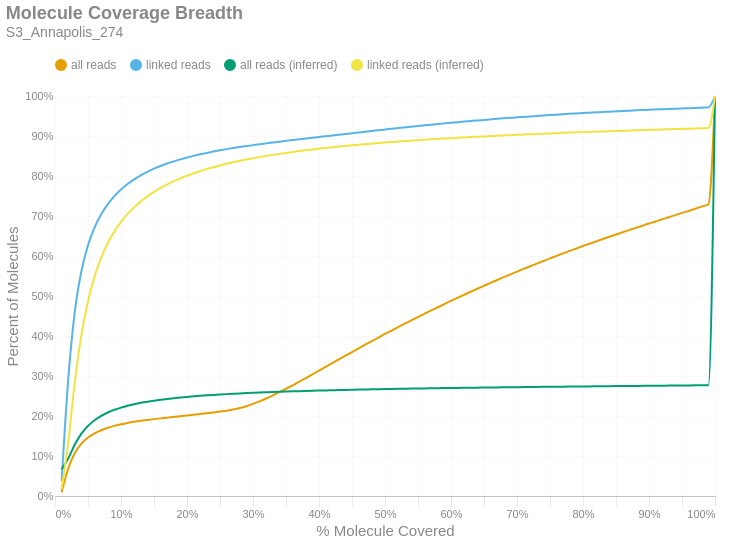

The notebook cell this image was saved under:
### Markdown cell above
### Molecule Read Coverage
This chart shows molecule coverage breadth as computed by the number of bases aligned to that molecule. In other words, "*how much of each unique long molecule is actually sequenced/aligned?*" Keep in mind there is a distinction between sequences and alignments, since some sequences belonging to a particular molecule may not align well and wouldn't appear in the alignment data. This chart also shows molecule coverage breadth as computed by the *inferred fragment* from which the aligned sequences originate. Unlike read coverage, this calculation takes into account the total insert size, including unsequenced gaps between the forward and reverse reads. Like the previous figures, these are cumulative percents.

### Code cell
if SKIPLR:
    print_html(f"Skipped")
else:
    binned_df = consolidated_hist(valids['coverage_bp'], mask, 0.01, True)
    binned_df_inf = consolidated_hist(valids['coverage_inserts'], mask, 0.01, True)
    binned_df = binned_df.with_columns(pl.lit(binned_df_inf['all reads (cumsum)']).alias('all reads (inferred)'))
    binned_df = binned_df.with_columns(pl.lit(binned_df_inf['linked reads (cumsum)']).alias('linked reads (inferred)'))
    binned_df = binned_df.with_columns(
        (pl.col('bin').cast(pl.Float64) + 0.01).alias('right_edge')
    )

    with SafeRender(binned_df):
        (
            density_plot(binned_df, 'Molecule Coverage Breadth', samplename, 'molcov', ['all reads (inferred)','linked reads (inferred)'])
            .encode(
                #x=alt.X('bin:Q', title="% Molecule Covered").axis(format = '%').scale(padding=0),
                x=alt.X('right_edge:Q', title="% Molecule Covered").axis(format='%').scale(padding=0),
                y=alt.Y('value:Q', title='Percent of Molecules')
                    .axis(format='%')
                    .stack(False)
                    .scale(domainMin=0, padding=0),
                color=alt.Color("key:N").scale(domain = ["all reads", "linked reads", "all reads (inferred)", "linked reads (inferred)"]),
                tooltip = [
                    alt.Tooltip("key:N", title = "Data Type"),
                    alt.Tooltip("range_label:N", title="% Molecule Covered"),
                    alt.Tooltip("value:Q", format = ".2%", title="% Molecules")
                ]
            )
        ).display()

### Figure 1 — Vega-Lite specification as saved in the notebook (floating-point values rounded to 4 significant figures)
{"width": "container", "height": 400, "config": {"title": {"anchor": "start", "dy": -15, "fontSize": 18, "color": "#888888", "subtitleColor": "#888888", "subtitleFontSize": 14}, "arc": {"fill": "#0072B2"}, "axis": {"domainColor": "#888888", "domainWidth": 0.5, "gridWidth": 0.2, "grid": false, "titleFontWeight": 400, "titleFontSize": 15, "labelFontSize": 11, "labelColor": "#888888", "tickColor": "#888888", "tickWidth": 0.2, "titleColor": "#888888"}, "axisBand": {"grid": false}, "axisX": {"grid": true, "tickSize": 10, "domainCap": "round"}, "axisY": {"domain": false, "grid": true, "tickSize": 0, "domainCap": "round"}, "background": "transparent", "header": {"labelFontSize": 15, "labelColor": "#888888", "titleFontSize": 15, "titleFontWeight": 600, "titleColor": "#888888"}, "legend": {"labelFont": "sans-serif", "labelFontSize": 12, "labelColor": "#888888", "symbolSize": 100, "symbolType": "circle", "titleFontSize": 12, "titlePadding": 10, "titleColor": "#888888", "title": null, "orient": "top"}, "range": {"category": ["#E69F00", "#56B4E9", "#009E73", "#F0E442", "#0072B2", "#D55E00", "#CC79A7", "#000000"], "diverging": ["#cfe8f3", "#a2d4ec", "#73bfe2", "#46abdb", "#1696d2", "#12719e"]}, "area": {"fill": "#0072B2", "fillOpacity": 0.7, "line": true, "strokeOpacity": 0.7}, "line": {"color": "#0072B2", "stroke": "#0072B2", "strokeWidth": 2}, "trail": {"color": "#0072B2", "stroke": "#0072B2", "strokeWidth": 0, "size": 1}, "point": {"filled": true, "fillOpacity": 1.0, "size": 95}, "text": {"color": "#888888", "fontSize": 11, "align": "right", "fontWeight": 400, "size": 11}, "bar": {"fill": "#0072B2", "stroke": null}, "view": {"stroke": null, "continuousWidth": 660, "continuousHeight": 400}}, "data": {"name": "data-f72c4fe2169bc72475174f3de5e00e15"}, "mark": {"type": "line", "interpolate": "monotone", "point": {"opacity": 0, "size": 275}}, "encoding": {"color": {"field": "key", "scale": {"domain": ["all reads", "linked reads", "all reads (inferred)", "linked reads (inferred)"]}, "type": "nominal"}, "tooltip": [{"field": "key", "title": "Data Type", "type": "nominal"}, {"field": "range_label", "title": "% Molecule Covered", "type": "nominal"}, {"field": "value", "format": ".2%", "title": "% Molecules", "type": "quantitative"}], "x": {"axis": {"format": "%"}, "field": "right_edge", "scale": {"padding": 0}, "title": "% Molecule Covered", "type": "quantitative"}, "y": {"axis": {"format": "%"}, "field": "value", "scale": {"domainMin": 0, "padding": 0}, "stack": false, "title": "Percent of Molecules", "type": "quantitative"}}, "params": [{"name": "param_c36ac31b6afebe62", "select": {"type": "point", "fields": ["key"]}, "bind": "legend"}], "title": {"text": "Molecule Coverage Breadth", "subtitle": "S3_Annapolis_274"}, "transform": [{"fold": ["all reads (cumsum)", "linked reads (cumsum)", "all reads (inferred)", "linked reads (inferred)"]}, {"calculate": "replace(datum.key, ' (cumsum)', '')", "as": "key"}, {"filter": {"param": "param_c36ac31b6afebe62"}}], "usermeta": {"embedOptions": {"downloadFileName": "S3_Annapolis_274.molcov"}}, "$schema": "https://vega.github.io/schema/vega-lite/v6.1.0.json", "datasets": {"data-f72c4fe2169bc72475174f3de5e00e15": [{"bin": "0.0", "interval": "0.0-0.01", "all reads": 0.009127, "linked reads": 0.03684, "all reads (cumsum)": 0.009127, "linked reads (cumsum)": 0.03684, "range_label": "0.0-0.01", "all reads (inferred)": 0.06634, "linked reads (inferred)": 0.0178, "right_edge": 0.01}, {"bin": "0.01", "interval": "0.01-0.02", "all reads": 0.05901, "linked reads": 0.2538, "all reads (cumsum)": 0.06814, "linked reads (cumsum)": 0.2906, "range_label": "0.01-0.02", "all reads (inferred)": 0.09366, "linked reads (inferred)": 0.1337, "right_edge": 0.02}, {"bin": "0.02", "interval": "0.02-0.03", "all reads": 0.0394, "linked reads": 0.1701, "all reads (cumsum)": 0.1075, "linked reads (cumsum)": 0.4608, "range_label": "0.02-0.03", "all reads (inferred)": 0.1286, "linked reads (inferred)": 0.2849, "right_edge": 0.03}, {"bin": "0.03", "interval": "0.03-0.04", "all reads": 0.02353, "linked reads": 0.1011, "all reads (cumsum)": 0.1311, "linked reads (cumsum)": 0.5619, "range_label": "0.03-0.04", "all reads (inferred)": 0.1558, "linked reads (inferred)": 0.4027, "right_edge": 0.04}, {"bin": "0.04", "interval": "0.04-0.05", "all reads": 0.01517, "linked reads": 0.06494, "all reads (cumsum)": 0.1462, "linked reads (cumsum)": 0.6268, "range_label": "0.04-0.05", "all reads (inferred)": 0.1752, "linked reads (inferred)": 0.487, "right_edge": 0.05}, {"bin": "0.05", "interval": "0.05-0.06", "all reads": 0.01054, "linked reads": 0.04488, "all reads (cumsum)": 0.1568, "linked reads (cumsum)": 0.6717, "range_label": "0.05-0.06", "all reads (inferred)": 0.1895, "linked reads (inferred)": 0.5492, "right_edge": 0.06}, {"bin": "0.06", "interval": "0.06-0.07", "all reads": 0.007716, "linked reads": 0.0327, "all reads (cumsum)": 0.1645, "linked reads (cumsum)": 0.7044, "range_label": "0.06-0.07", "all reads (inferred)": 0.2004, "linked reads (inferred)": 0.5961, "right_edge": 0.07}, {"bin": "0.07", "interval": "0.07-0.08", "all reads": 0.005983, "linked reads": 0.02529, "all reads (cumsum)": 0.1705, "linked reads (cumsum)": 0.7297, "range_label": "0.07-0.08", "all reads (inferred)": 0.2088, "linked reads (inferred)": 0.6327, "right_edge": 0.08}, {"bin": "0.08", "interval": "0.08-0.09", "all reads": 0.004802, "linked reads": 0.02017, "all reads (cumsum)": 0.1753, "linked reads (cumsum)": 0.7498, "range_label": "0.08-0.09", "all reads (inferred)": 0.2155, "linked reads (inferred)": 0.6616, "right_edge": 0.09}, {"bin": "0.09", "interval": "0.09-0.1", "all reads": 0.003985, "linked reads": 0.01655, "all reads (cumsum)": 0.1793, "linked reads (cumsum)": 0.7664, "range_label": "0.09-0.1", "all reads (inferred)": 0.221, "linked reads (inferred)": 0.6852, "right_edge": 0.1}, {"bin": "0.1", "interval": "0.1-0.11", "all reads": 0.00332, "linked reads": 0.01366, "all reads (cumsum)": 0.1826, "linked reads (cumsum)": 0.7801, "range_label": "0.1-0.11", "all reads (inferred)": 0.2256, "linked reads (inferred)": 0.7052, "right_edge": 0.11}, {"bin": "0.11", "interval": "0.11-0.12", "all reads": 0.00286, "linked reads": 0.01167, "all reads (cumsum)": 0.1854, "linked reads (cumsum)": 0.7917, "range_label": "0.11-0.12", "all reads (inferred)": 0.2295, "linked reads (inferred)": 0.722, "right_edge": 0.12}, {"bin": "0.12", "interval": "0.12-0.13", "all reads": 0.002514, "linked reads": 0.0101, "all reads (cumsum)": 0.188, "linked reads (cumsum)": 0.8018, "range_label": "0.12-0.13", "all reads (inferred)": 0.2329, "linked reads (inferred)": 0.7366, "right_edge": 0.13}, {"bin": "0.13", "interval": "0.13-0.14", "all reads": 0.002214, "linked reads": 0.008732, "all reads (cumsum)": 0.1902, "linked reads (cumsum)": 0.8106, "range_label": "0.13-0.14", "all reads (inferred)": 0.2358, "linked reads (inferred)": 0.7492, "right_edge": 0.14}, {"bin": "0.14", "interval": "0.14-0.15", "all reads": 0.002017, "linked reads": 0.007681, "all reads (cumsum)": 0.1922, "linked reads (cumsum)": 0.8182, "range_label": "0.14-0.15", "all reads (inferred)": 0.2384, "linked reads (inferred)": 0.7603, "right_edge": 0.15}, {"bin": "0.15", "interval": "0.15-0.16", "all reads": 0.001886, "linked reads": 0.006842, "all reads (cumsum)": 0.1941, "linked reads (cumsum)": 0.8251, "range_label": "0.15-0.16", "all reads (inferred)": 0.2407, "linked reads (inferred)": 0.7703, "right_edge": 0.16}, {"bin": "0.16", "interval": "0.16-0.17", "all reads": 0.001803, "linked reads": 0.006054, "all reads (cumsum)": 0.1959, "linked reads (cumsum)": 0.8311, "range_label": "0.16-0.17", "all reads (inferred)": 0.2427, "linked reads (inferred)": 0.779, "right_edge": 0.17}, {"bin": "0.17", "interval": "0.17-0.18", "all reads": 0.001791, "linked reads": 0.0055, "all reads (cumsum)": 0.1977, "linked reads (cumsum)": 0.8366, "range_label": "0.17-0.18", "all reads (inferred)": 0.2446, "linked reads (inferred)": 0.787, "right_edge": 0.18}, {"bin": "0.18", "interval": "0.18-0.19", "all reads": 0.001798, "linked reads": 0.004945, "all reads (cumsum)": 0.1995, "linked reads (cumsum)": 0.8416, "range_label": "0.18-0.19", "all reads (inferred)": 0.2463, "linked reads (inferred)": 0.7942, "right_edge": 0.19}, {"bin": "0.19", "interval": "0.19-0.2", "all reads": 0.001819, "linked reads": 0.00455, "all reads (cumsum)": 0.2013, "linked reads (cumsum)": 0.8461, "range_label": "0.19-0.2", "all reads (inferred)": 0.2478, "linked reads (inferred)": 0.8008, "right_edge": 0.2}, {"bin": "0.2", "interval": "0.2-0.21", "all reads": 0.001816, "linked reads": 0.00416, "all reads (cumsum)": 0.2031, "linked reads (cumsum)": 0.8503, "range_label": "0.2-0.21", "all reads (inferred)": 0.2492, "linked reads (inferred)": 0.8068, "right_edge": 0.21}, {"bin": "0.21", "interval": "0.21-0.22", "all reads": 0.001858, "linked reads": 0.003894, "all reads (cumsum)": 0.205, "linked reads (cumsum)": 0.8542, "range_label": "0.21-0.22", "all reads (inferred)": 0.2504, "linked reads (inferred)": 0.8122, "right_edge": 0.22}, {"bin": "0.22", "interval": "0.22-0.23", "all reads": 0.001883, "linked reads": 0.003561, "all reads (cumsum)": 0.2068, "linked reads (cumsum)": 0.8578, "range_label": "0.22-0.23", "all reads (inferred)": 0.2517, "linked reads (inferred)": 0.8174, "right_edge": 0.23}, {"bin": "0.23", "interval": "0.23-0.24", "all reads": 0.002007, "linked reads": 0.003385, "all reads (cumsum)": 0.2088, "linked reads (cumsum)": 0.8611, "range_label": "0.23-0.24", "all reads (inferred)": 0.2527, "linked reads (inferred)": 0.822, "right_edge": 0.24}, {"bin": "0.24", "interval": "0.24-0.25", "all reads": 0.002165, "linked reads": 0.00318, "all reads (cumsum)": 0.211, "linked reads (cumsum)": 0.8643, "range_label": "0.24-0.25", "all reads (inferred)": 0.2538, "linked reads (inferred)": 0.8264, "right_edge": 0.25}, {"bin": "0.25", "interval": "0.25-0.26", "all reads": 0.002248, "linked reads": 0.002874, "all reads (cumsum)": 0.2133, "linked reads (cumsum)": 0.8672, "range_label": "0.25-0.26", "all reads (inferred)": 0.2547, "linked reads (inferred)": 0.8304, "right_edge": 0.26}, {"bin": "0.26", "interval": "0.26-0.27", "all reads": 0.00284, "linked reads": 0.002685, "all reads (cumsum)": 0.2161, "linked reads (cumsum)": 0.8699, "range_label": "0.26-0.27", "all reads (inferred)": 0.2556, "linked reads (inferred)": 0.8342, "right_edge": 0.27}, {"bin": "0.27", "interval": "0.27-0.28", "all reads": 0.003725, "linked reads": 0.002528, "all reads (cumsum)": 0.2198, "linked reads (cumsum)": 0.8724, "range_label": "0.27-0.28", "all reads (inferred)": 0.2565, "linked reads (inferred)": 0.838, "right_edge": 0.28}, {"bin": "0.28", "interval": "0.28-0.29", "all reads": 0.004684, "linked reads": 0.002417, "all reads (cumsum)": 0.2245, "linked reads (cumsum)": 0.8748, "range_label": "0.28-0.29", "all reads (inferred)": 0.2572, "linked reads (inferred)": 0.8413, "right_edge": 0.29}, {"bin": "0.29", "interval": "0.29-0.3", "all reads": 0.005668, "linked reads": 0.002366, "all reads (cumsum)": 0.2302, "linked reads (cumsum)": 0.8772, "range_label": "0.29-0.3", "all reads (inferred)": 0.258, "linked reads (inferred)": 0.8445, "right_edge": 0.3}, {"bin": "0.3", "interval": "0.3-0.31", "all reads": 0.006374, "linked reads": 0.002199, "all reads (cumsum)": 0.2365, "linked reads (cumsum)": 0.8794, "range_label": "0.3-0.31", "all reads (inferred)": 0.2587, "linked reads (inferred)": 0.8474, "right_edge": 0.31}, {"bin": "0.31", "interval": "0.31-0.32", "all reads": 0.007158, "linked reads": 0.002199, "all reads (cumsum)": 0.2437, "linked reads (cumsum)": 0.8816, "range_label": "0.31-0.32", "all reads (inferred)": 0.2593, "linked reads (inferred)": 0.8501, "right_edge": 0.32}, {"bin": "0.32", "interval": "0.32-0.33", "all reads": 0.007823, "linked reads": 0.002102, "all reads (cumsum)": 0.2515, "linked reads (cumsum)": 0.8837, "range_label": "0.32-0.33", "all reads (inferred)": 0.2599, "linked reads (inferred)": 0.8528, "right_edge": 0.33}, {"bin": "0.33", "interval": "0.33-0.34", "all reads": 0.008133, "linked reads": 0.00212, "all reads (cumsum)": 0.2597, "linked reads (cumsum)": 0.8858, "range_label": "0.33-0.34", "all reads (inferred)": 0.2605, "linked reads (inferred)": 0.8553, "right_edge": 0.34}, {"bin": "0.34", "interval": "0.34-0.35", "all reads": 0.008431, "linked reads": 0.002001, "all reads (cumsum)": 0.2681, "linked reads (cumsum)": 0.8878, "range_label": "0.34-0.35", "all reads (inferred)": 0.2611, "linked reads (inferred)": 0.8578, "right_edge": 0.35}, {"bin": "0.35", "interval": "0.35-0.36", "all reads": 0.008757, "linked reads": 0.001957, "all reads (cumsum)": 0.2769, "linked reads (cumsum)": 0.8898, "range_label": "0.35-0.36", "all reads (inferred)": 0.2617, "linked reads (inferred)": 0.8601, "right_edge": 0.36}, {"bin": "0.36", "interval": "0.36-0.37", "all reads": 0.008937, "linked reads": 0.001867, "all reads (cumsum)": 0.2858, "linked reads (cumsum)": 0.8916, "range_label": "0.36-0.37", "all reads (inferred)": 0.2622, "linked reads (inferred)": 0.8623, "right_edge": 0.37}, {"bin": "0.37", "interval": "0.37-0.38", "all reads": 0.009113, "linked reads": 0.001992, "all reads (cumsum)": 0.2949, "linked reads (cumsum)": 0.8936, "range_label": "0.37-0.38", "all reads (inferred)": 0.2627, "linked reads (inferred)": 0.8644, "right_edge": 0.38}, {"bin": "0.38", "interval": "0.38-0.39", "all reads": 0.009224, "linked reads": 0.001906, "all reads (cumsum)": 0.3041, "linked reads (cumsum)": 0.8955, "range_label": "0.38-0.39", "all reads (inferred)": 0.2632, "linked reads (inferred)": 0.8664, "right_edge": 0.39}, {"bin": "0.39", "interval": "0.39-0.4", "all reads": 0.009422, "linked reads": 0.001911, "all reads (cumsum)": 0.3135, "linked reads (cumsum)": 0.8974, "range_label": "0.39-0.4", "all reads (inferred)": 0.2636, "linked reads (inferred)": 0.8683, "right_edge": 0.4}, {"bin": "0.4", "interval": "0.4-0.41", "all reads": 0.009202, "linked reads": 0.001895, "all reads (cumsum)": 0.3227, "linked reads (cumsum)": 0.8993, "range_label": "0.4-0.41", "all reads (inferred)": 0.264, "linked reads (inferred)": 0.8702, "right_edge": 0.41}, {"bin": "0.41", "interval": "0.41-0.42", "all reads": 0.009334, "linked reads": 0.001831, "all reads (cumsum)": 0.3321, "linked reads (cumsum)": 0.9012, "range_label": "0.41-0.42", "all reads (inferred)": 0.2644, "linked reads (inferred)": 0.8719, "right_edge": 0.42}, {"bin": "0.42", "interval": "0.42-0.43", "all reads": 0.009384, "linked reads": 0.001911, "all reads (cumsum)": 0.3415, "linked reads (cumsum)": 0.9031, "range_label": "0.42-0.43", "all reads (inferred)": 0.2649, "linked reads (inferred)": 0.8736, "right_edge": 0.43}, {"bin": "0.43", "interval": "0.43-0.44", "all reads": 0.009208, "linked reads": 0.00189, "all reads (cumsum)": 0.3507, "linked reads (cumsum)": 0.905, "range_label": "0.43-0.44", "all reads (inferred)": 0.2652, "linked reads (inferred)": 0.8752, "right_edge": 0.44}, {"bin": "0.44", "interval": "0.44-0.45", "all reads": 0.009297, "linked reads": 0.001953, "all reads (cumsum)": 0.36, "linked reads (cumsum)": 0.9069, "range_label": "0.44-0.45", "all reads (inferred)": 0.2656, "linked reads (inferred)": 0.8767, "right_edge": 0.45}, {"bin": "0.45", "interval": "0.45-0.46", "all reads": 0.009116, "linked reads": 0.001841, "all reads (cumsum)": 0.3691, "linked reads (cumsum)": 0.9088, "range_label": "0.45-0.46", "all reads (inferred)": 0.266, "linked reads (inferred)": 0.8782, "right_edge": 0.46}, {"bin": "0.46", "interval": "0.46-0.47", "all reads": 0.009049, "linked reads": 0.001918, "all reads (cumsum)": 0.3781, "linked reads (cumsum)": 0.9107, "range_label": "0.46-0.47", "all reads (inferred)": 0.2663, "linked reads (inferred)": 0.8797, "right_edge": 0.47}, {"bin": "0.47", "interval": "0.47-0.48", "all reads": 0.009085, "linked reads": 0.001913, "all reads (cumsum)": 0.3872, "linked reads (cumsum)": 0.9126, "range_label": "0.47-0.48", "all reads (inferred)": 0.2666, "linked reads (inferred)": 0.881, "right_edge": 0.48}, {"bin": "0.48", "interval": "0.48-0.49", "all reads": 0.008605, "linked reads": 0.001831, "all reads (cumsum)": 0.3958, "linked reads (cumsum)": 0.9144, "range_label": "0.48-0.49", "all reads (inferred)": 0.267, "linked reads (inferred)": 0.8824, "right_edge": 0.49}, {"bin": "0.49", "interval": "0.49-0.5", "all reads": 0.009511, "linked reads": 0.001892, "all reads (cumsum)": 0.4053, "linked reads (cumsum)": 0.9163, "range_label": "0.49-0.5", "all reads (inferred)": 0.2673, "linked reads (inferred)": 0.8837, "right_edge": 0.5}, {"bin": "0.5", "interval": "0.5-0.51", "all reads": 0.008049, "linked reads": 0.001765, "all reads (cumsum)": 0.4134, "linked reads (cumsum)": 0.9181, "range_label": "0.5-0.51", "all reads (inferred)": 0.2676, "linked reads (inferred)": 0.885, "right_edge": 0.51}, {"bin": "0.51", "interval": "0.51-0.52", "all reads": 0.008927, "linked reads": 0.001801, "all reads (cumsum)": 0.4223, "linked reads (cumsum)": 0.9199, "range_label": "0.51-0.52", "all reads (inferred)": 0.2679, "linked reads (inferred)": 0.8861, "right_edge": 0.52}, {"bin": "0.52", "interval": "0.52-0.53", "all reads": 0.008413, "linked reads": 0.001755, "all reads (cumsum)": 0.4307, "linked reads (cumsum)": 0.9216, "range_label": "0.52-0.53", "all reads (inferred)": 0.2682, "linked reads (inferred)": 0.8873, "right_edge": 0.53}, {"bin": "0.53", "interval": "0.53-0.54", "all reads": 0.008471, "linked reads": 0.001747, "all reads (cumsum)": 0.4392, "linked reads (cumsum)": 0.9234, "range_label": "0.53-0.54", "all reads (inferred)": 0.2684, "linked reads (inferred)": 0.8885, "right_edge": 0.54}, {"bin": "0.54", "interval": "0.54-0.55", "all reads": 0.008235, "linked reads": 0.001677, "all reads (cumsum)": 0.4474, "linked reads (cumsum)": 0.9251, "range_label": "0.54-0.55", "all reads (inferred)": 0.2687, "linked reads (inferred)": 0.8896, "right_edge": 0.55}, {"bin": "0.55", "interval": "0.55-0.56", "all reads": 0.008324, "linked reads": 0.001695, "all reads (cumsum)": 0.4558, "linked reads (cumsum)": 0.9268, "range_label": "0.55-0.56", "all reads (inferred)": 0.269, "linked reads (inferred)": 0.8907, "right_edge": 0.56}, {"bin": "0.56", "interval": "0.56-0.57", "all reads": 0.008139, "linked reads": 0.001638, "all reads (cumsum)": 0.4639, "linked reads (cumsum)": 0.9284, "range_label": "0.56-0.57", "all reads (inferred)": 0.2692, "linked reads (inferred)": 0.8917, "right_edge": 0.57}, {"bin": "0.57", "interval": "0.57-0.58", "all reads": 0.007949, "linked reads": 0.001595, "all reads (cumsum)": 0.4718, "linked reads (cumsum)": 0.93, "range_label": "0.57-0.58", "all reads (inferred)": 0.2695, "linked reads (inferred)": 0.8927, "right_edge": 0.58}, {"bin": "0.58", "interval": "0.58-0.59", "all reads": 0.007998, "linked reads": 0.001562, "all reads (cumsum)": 0.4798, "linked reads (cumsum)": 0.9316, "range_label": "0.58-0.59", "all reads (inferred)": 0.2697, "linked reads (inferred)": 0.8937, "right_edge": 0.59}, {"bin": "0.59", "interval": "0.59-0.6", "all reads": 0.008042, "linked reads": 0.001497, "all reads (cumsum)": 0.4879, "linked reads (cumsum)": 0.933, "range_label": "0.59-0.6", "all reads (inferred)": 0.27, "linked reads (inferred)": 0.8946, "right_edge": 0.6}, {"bin": "0.6", "interval": "0.6-0.61", "all reads": 0.007494, "linked reads": 0.001519, "all reads (cumsum)": 0.4954, "linked reads (cumsum)": 0.9346, "range_label": "0.6-0.61", "all reads (inferred)": 0.2702, "linked reads (inferred)": 0.8955, "right_edge": 0.61}, {"bin": "0.61", "interval": "0.61-0.62", "all reads": 0.00773, "linked reads": 0.001477, "all reads (cumsum)": 0.5031, "linked reads (cumsum)": 0.936, "range_label": "0.61-0.62", "all reads (inferred)": 0.2704, "linked reads (inferred)": 0.8964, "right_edge": 0.62}, {"bin": "0.62", "interval": "0.62-0.63", "all reads": 0.00757, "linked reads": 0.001418, "all reads (cumsum)": 0.5107, "linked reads (cumsum)": 0.9375, "range_label": "0.62-0.63", "all reads (inferred)": 0.2706, "linked reads (inferred)": 0.8974, "right_edge": 0.63}, {"bin": "0.63", "interval": "0.63-0.64", "all reads": 0.00746, "linked reads": 0.001419, "all reads (cumsum)": 0.5181, "linked reads (cumsum)": 0.9389, "range_label": "0.63-0.64", "all reads (inferred)": 0.2709, "linked reads (inferred)": 0.8982, "right_edge": 0.64}, {"bin": "0.64", "interval": "0.64-0.65", "all reads": 0.007289, "linked reads": 0.001316, "all reads (cumsum)": 0.5254, "linked reads (cumsum)": 0.9402, "range_label": "0.64-0.65", "all reads (inferred)": 0.2711, "linked reads (inferred)": 0.899, "right_edge": 0.65}, {"bin": "0.65", "interval": "0.65-0.66", "all reads": 0.007541, "linked reads": 0.00136, "all reads (cumsum)": 0.533, "linked reads (cumsum)": 0.9416, "range_label": "0.65-0.66", "all reads (inferred)": 0.2713, "linked reads (inferred)": 0.8998, "right_edge": 0.66}, {"bin": "0.66", "interval": "0.66-0.67", "all reads": 0.007073, "linked reads": 0.001324, "all reads (cumsum)": 0.54, "linked reads (cumsum)": 0.9429, "range_label": "0.66-0.67", "all reads (inferred)": 0.2715, "linked reads (inferred)": 0.9006, "right_edge": 0.67}, {"bin": "0.67", "interval": "0.67-0.68", "all reads": 0.007106, "linked reads": 0.00125, "all reads (cumsum)": 0.5471, "linked reads (cumsum)": 0.9441, "range_label": "0.67-0.68", "all reads (inferred)": 0.2717, "linked reads (inferred)": 0.9014, "right_edge": 0.68}, {"bin": "0.68", "interval": "0.68-0.69", "all reads": 0.006888, "linked reads": 0.00121, "all reads (cumsum)": 0.554, "linked reads (cumsum)": 0.9453, "range_label": "0.68-0.69", "all reads (inferred)": 0.2719, "linked reads (inferred)": 0.9022, "right_edge": 0.69}, {"bin": "0.69", "interval": "0.69-0.7", "all reads": 0.006991, "linked reads": 0.001271, "all reads (cumsum)": 0.561, "linked reads (cumsum)": 0.9466, "range_label": "0.69-0.7", "all reads (inferred)": 0.2721, "linked reads (inferred)": 0.9029, "right_edge": 0.7}, {"bin": "0.7", "interval": "0.7-0.71", "all reads": 0.006734, "linked reads": 0.001173, "all reads (cumsum)": 0.5678, "linked reads (cumsum)": 0.9478, "range_label": "0.7-0.71", "all reads (inferred)": 0.2723, "linked reads (inferred)": 0.9037, "right_edge": 0.71}, {"bin": "0.71", "interval": "0.71-0.72", "all reads": 0.006607, "linked reads": 0.001204, "all reads (cumsum)": 0.5744, "linked reads (cumsum)": 0.949, "range_label": "0.71-0.72", "all reads (inferred)": 0.2724, "linked reads (inferred)": 0.9044, "right_edge": 0.72}, {"bin": "0.72", "interval": "0.72-0.73", "all reads": 0.006686, "linked reads": 0.001113, "all reads (cumsum)": 0.5811, "linked reads (cumsum)": 0.9501, "range_label": "0.72-0.73", "all reads (inferred)": 0.2726, "linked reads (inferred)": 0.9051, "right_edge": 0.73}, {"bin": "0.73", "interval": "0.73-0.74", "all reads": 0.006479, "linked reads": 0.001128, "all reads (cumsum)": 0.5875, "linked reads (cumsum)": 0.9512, "range_label": "0.73-0.74", "all reads (inferred)": 0.2728, "linked reads (inferred)": 0.9058, "right_edge": 0.74}, {"bin": "0.74", "interval": "0.74-0.75", "all reads": 0.006653, "linked reads": 0.001096, "all reads (cumsum)": 0.5942, "linked reads (cumsum)": 0.9523, "range_label": "0.74-0.75", "all reads (inferred)": 0.273, "linked reads (inferred)": 0.9065, "right_edge": 0.75}, {"bin": "0.75", "interval": "0.75-0.76", "all reads": 0.006207, "linked reads": 0.001067, "all reads (cumsum)": 0.6004, "linked reads (cumsum)": 0.9534, "range_label": "0.75-0.76", "all reads (inferred)": 0.2732, "linked reads (inferred)": 0.9071, "right_edge": 0.76}, {"bin": "0.76", "interval": "0.76-0.77", "all reads": 0.006256, "linked reads": 0.001021, "all reads (cumsum)": 0.6066, "linked reads (cumsum)": 0.9544, "range_label": "0.76-0.77", "all reads (inferred)": 0.2734, "linked reads (inferred)": 0.9078, "right_edge": 0.77}, {"bin": "0.77", "interval": "0.77-0.78", "all reads": 0.006102, "linked reads": 0.001014, "all reads (cumsum)": 0.6127, "linked reads (cumsum)": 0.9554, "range_label": "0.77-0.78", "all reads (inferred)": 0.2736, "linked reads (inferred)": 0.9085, "right_edge": 0.78}, {"bin": "0.78", "interval": "0.78-0.79", "all reads": 0.00604, "linked reads": 0.0009346, "all reads (cumsum)": 0.6188, "linked reads (cumsum)": 0.9564, "range_label": "0.78-0.79", "all reads (inferred)": 0.2737, "linked reads (inferred)": 0.9091, "right_edge": 0.79}, {"bin": "0.79", "interval": "0.79-0.8", "all reads": 0.00625, "linked reads": 0.0009695, "all reads (cumsum)": 0.625, "linked reads (cumsum)": 0.9573, "range_label": "0.79-0.8", "all reads (inferred)": 0.2739, "linked reads (inferred)": 0.9097, "right_edge": 0.8}, {"bin": "0.8", "interval": "0.8-0.81", "all reads": 0.005715, "linked reads": 0.000894, "all reads (cumsum)": 0.6308, "linked reads (cumsum)": 0.9582, "range_label": "0.8-0.81", "all reads (inferred)": 0.2741, "linked reads (inferred)": 0.9103, "right_edge": 0.81}, {"bin": "0.81", "interval": "0.81-0.82", "all reads": 0.005825, "linked reads": 0.0009303, "all reads (cumsum)": 0.6366, "linked reads (cumsum)": 0.9592, "range_label": "0.81-0.82", "all reads (inferred)": 0.2742, "linked reads (inferred)": 0.9108, "right_edge": 0.82}, {"bin": "0.82", "interval": "0.82-0.83", "all reads": 0.005843, "linked reads": 0.0008664, "all reads (cumsum)": 0.6424, "linked reads (cumsum)": 0.96, "range_label": "0.82-0.83", "all reads (inferred)": 0.2744, "linked reads (inferred)": 0.9114, "right_edge": 0.83}, {"bin": "0.83", "interval": "0.83-0.84", "all reads": 0.005658, "linked reads": 0.000902, "all reads (cumsum)": 0.6481, "linked reads (cumsum)": 0.9609, "range_label": "0.83-0.84", "all reads (inferred)": 0.2746, "linked reads (inferred)": 0.912, "right_edge": 0.84}, {"bin": "0.84", "interval": "0.84-0.85", "all reads": 0.005545, "linked reads": 0.0007815, "all reads (cumsum)": 0.6536, "linked reads (cumsum)": 0.9617, "range_label": "0.84-0.85", "all reads (inferred)": 0.2747, "linked reads (inferred)": 0.9126, "right_edge": 0.85}, {"bin": "0.85", "interval": "0.85-0.86", "all reads": 0.005606, "linked reads": 0.0008541, "all reads (cumsum)": 0.6592, "linked reads (cumsum)": 0.9626, "range_label": "0.85-0.86", "all reads (inferred)": 0.2749, "linked reads (inferred)": 0.9131, "right_edge": 0.86}, {"bin": "0.86", "interval": "0.86-0.87", "all reads": 0.005514, "linked reads": 0.000804, "all reads (cumsum)": 0.6647, "linked reads (cumsum)": 0.9634, "range_label": "0.86-0.87", "all reads (inferred)": 0.275, "linked reads (inferred)": 0.9137, "right_edge": 0.87}, {"bin": "0.87", "interval": "0.87-0.88", "all reads": 0.005523, "linked reads": 0.0007779, "all reads (cumsum)": 0.6703, "linked reads (cumsum)": 0.9641, "range_label": "0.87-0.88", "all reads (inferred)": 0.2752, "linked reads (inferred)": 0.9142, "right_edge": 0.88}, {"bin": "0.88", "interval": "0.88-0.89", "all reads": 0.005418, "linked reads": 0.0007525, "all reads (cumsum)": 0.6757, "linked reads (cumsum)": 0.9649, "range_label": "0.88-0.89", "all reads (inferred)": 0.2753, "linked reads (inferred)": 0.9147, "right_edge": 0.89}, {"bin": "0.89", "interval": "0.89-0.9", "all reads": 0.005477, "linked reads": 0.0007278, "all reads (cumsum)": 0.6812, "linked reads (cumsum)": 0.9656, "range_label": "0.89-0.9", "all reads (inferred)": 0.2755, "linked reads (inferred)": 0.9153, "right_edge": 0.9}, {"bin": "0.9", "interval": "0.9-0.91", "all reads": 0.005059, "linked reads": 0.0006712, "all reads (cumsum)": 0.6862, "linked reads (cumsum)": 0.9663, "range_label": "0.9-0.91", "all reads (inferred)": 0.2757, "linked reads (inferred)": 0.9158, "right_edge": 0.91}, {"bin": "0.91", "interval": "0.91-0.92", "all reads": 0.005728, "linked reads": 0.0007089, "all reads (cumsum)": 0.6919, "linked reads (cumsum)": 0.967, "range_label": "0.91-0.92", "all reads (inferred)": 0.2758, "linked reads (inferred)": 0.9163, "right_edge": 0.92}, {"bin": "0.92", "interval": "0.92-0.93", "all reads": 0.004872, "linked reads": 0.0006792, "all reads (cumsum)": 0.6968, "linked reads (cumsum)": 0.9677, "range_label": "0.92-0.93", "all reads (inferred)": 0.276, "linked reads (inferred)": 0.9168, "right_edge": 0.93}, {"bin": "0.93", "interval": "0.93-0.94", "all reads": 0.005296, "linked reads": 0.0006502, "all reads (cumsum)": 0.7021, "linked reads (cumsum)": 0.9683, "range_label": "0.93-0.94", "all reads (inferred)": 0.2761, "linked reads (inferred)": 0.9173, "right_edge": 0.94}, {"bin": "0.94", "interval": "0.94-0.95", "all reads": 0.005744, "linked reads": 0.0006473, "all reads (cumsum)": 0.7079, "linked reads (cumsum)": 0.969, "range_label": "0.94-0.95", "all reads (inferred)": 0.2763, "linked reads (inferred)": 0.9177, "right_edge": 0.95}, {"bin": "0.95", "interval": "0.95-0.96", "all reads": 0.004719, "linked reads": 0.000664, "all reads (cumsum)": 0.7126, "linked reads (cumsum)": 0.9696, "range_label": "0.95-0.96", "all reads (inferred)": 0.2765, "linked reads (inferred)": 0.9182, "right_edge": 0.96}, {"bin": "0.96", "interval": "0.96-0.97", "all reads": 0.005524, "linked reads": 0.0006052, "all reads (cumsum)": 0.7181, "linked reads (cumsum)": 0.9703, "range_label": "0.96-0.97", "all reads (inferred)": 0.2767, "linked reads (inferred)": 0.9187, "right_edge": 0.97}, {"bin": "0.97", "interval": "0.97-0.98", "all reads": 0.005728, "linked reads": 0.0005725, "all reads (cumsum)": 0.7238, "linked reads (cumsum)": 0.9708, "range_label": "0.97-0.98", "all reads (inferred)": 0.2769, "linked reads (inferred)": 0.9193, "right_edge": 0.98}, {"bin": "0.98", "interval": "0.98-0.99", "all reads": 0.005533, "linked reads": 0.0006219, "all reads (cumsum)": 0.7294, "linked reads (cumsum)": 0.9714, "range_label": "0.98-0.99", "all reads (inferred)": 0.2771, "linked reads (inferred)": 0.9199, "right_edge": 0.99}, {"bin": "0.99", "interval": "0.99-1.0", "all reads": 0.2706, "linked reads": 0.02856, "all reads (cumsum)": 1.0, "linked reads (cumsum)": 1.0, "range_label": "0.99-1.0", "all reads (inferred)": 1.0, "linked reads (inferred)": 1.0, "right_edge": 1.0}]}}
